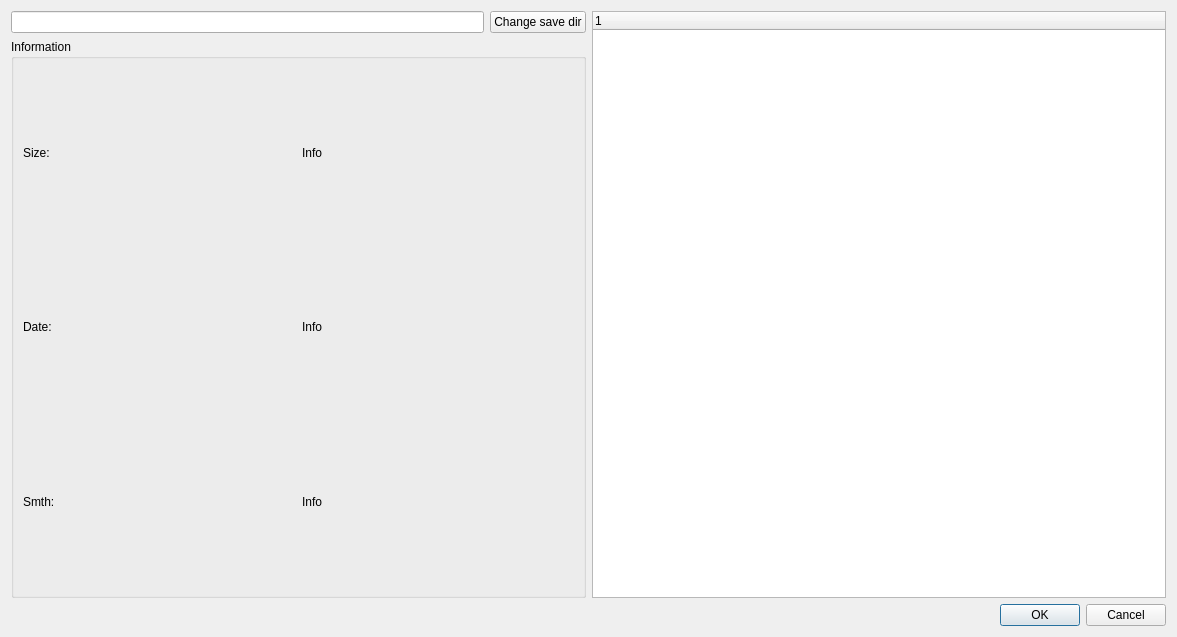
<?xml version="1.0" encoding="UTF-8"?>
<ui version="4.0">
 <class>SaveTorrentDialog</class>
 <widget class="QDialog" name="SaveTorrentDialog">
  <property name="geometry">
   <rect>
    <x>0</x>
    <y>0</y>
    <width>1177</width>
    <height>637</height>
   </rect>
  </property>
  <property name="windowTitle">
   <string>Dialog</string>
  </property>
  <layout class="QVBoxLayout" name="verticalLayout_3">
   <item>
    <layout class="QHBoxLayout" name="horizontalLayout_5">
     <item>
      <layout class="QVBoxLayout" name="verticalLayout_2">
       <item>
        <layout class="QHBoxLayout" name="horizontalLayout_4">
         <item>
          <widget class="QLineEdit" name="savePathLineEdit">
           <property name="readOnly">
            <bool>true</bool>
           </property>
          </widget>
         </item>
         <item>
          <widget class="QPushButton" name="changeSavePathButton">
           <property name="text">
            <string>Change save dir</string>
           </property>
          </widget>
         </item>
        </layout>
       </item>
       <item>
        <widget class="QGroupBox" name="informationBox">
         <property name="title">
          <string>Information</string>
         </property>
         <layout class="QVBoxLayout" name="verticalLayout">
          <item>
           <layout class="QHBoxLayout" name="horizontalLayout">
            <item>
             <widget class="QLabel" name="sizeLabel">
              <property name="text">
               <string>Size:</string>
              </property>
             </widget>
            </item>
            <item>
             <widget class="QLabel" name="sizeInfo">
              <property name="text">
               <string>Info</string>
              </property>
             </widget>
            </item>
           </layout>
          </item>
          <item>
           <layout class="QHBoxLayout" name="horizontalLayout_2">
            <item>
             <widget class="QLabel" name="dateLabel">
              <property name="text">
               <string>Date:</string>
              </property>
             </widget>
            </item>
            <item>
             <widget class="QLabel" name="dateInfo">
              <property name="text">
               <string>Info</string>
              </property>
             </widget>
            </item>
           </layout>
          </item>
          <item>
           <layout class="QHBoxLayout" name="horizontalLayout_3">
            <item>
             <widget class="QLabel" name="label_5">
              <property name="text">
               <string>Smth:</string>
              </property>
             </widget>
            </item>
            <item>
             <widget class="QLabel" name="label_6">
              <property name="text">
               <string>Info</string>
              </property>
             </widget>
            </item>
           </layout>
          </item>
         </layout>
        </widget>
       </item>
      </layout>
     </item>
     <item>
      <widget class="QTreeWidget" name="treeWidget">
       <column>
        <property name="text">
         <string notr="true">1</string>
        </property>
       </column>
      </widget>
     </item>
    </layout>
   </item>
   <item>
    <widget class="QDialogButtonBox" name="buttonBox">
     <property name="orientation">
      <enum>Qt::Orientation::Horizontal</enum>
     </property>
     <property name="standardButtons">
      <set>QDialogButtonBox::StandardButton::Cancel|QDialogButtonBox::StandardButton::Ok</set>
     </property>
    </widget>
   </item>
  </layout>
 </widget>
 <resources/>
 <connections>
  <connection>
   <sender>buttonBox</sender>
   <signal>accepted()</signal>
   <receiver>SaveTorrentDialog</receiver>
   <slot>accept()</slot>
   <hints>
    <hint type="sourcelabel">
     <x>248</x>
     <y>254</y>
    </hint>
    <hint type="destinationlabel">
     <x>157</x>
     <y>274</y>
    </hint>
   </hints>
  </connection>
  <connection>
   <sender>buttonBox</sender>
   <signal>rejected()</signal>
   <receiver>SaveTorrentDialog</receiver>
   <slot>reject()</slot>
   <hints>
    <hint type="sourcelabel">
     <x>316</x>
     <y>260</y>
    </hint>
    <hint type="destinationlabel">
     <x>286</x>
     <y>274</y>
    </hint>
   </hints>
  </connection>
 </connections>
</ui>
